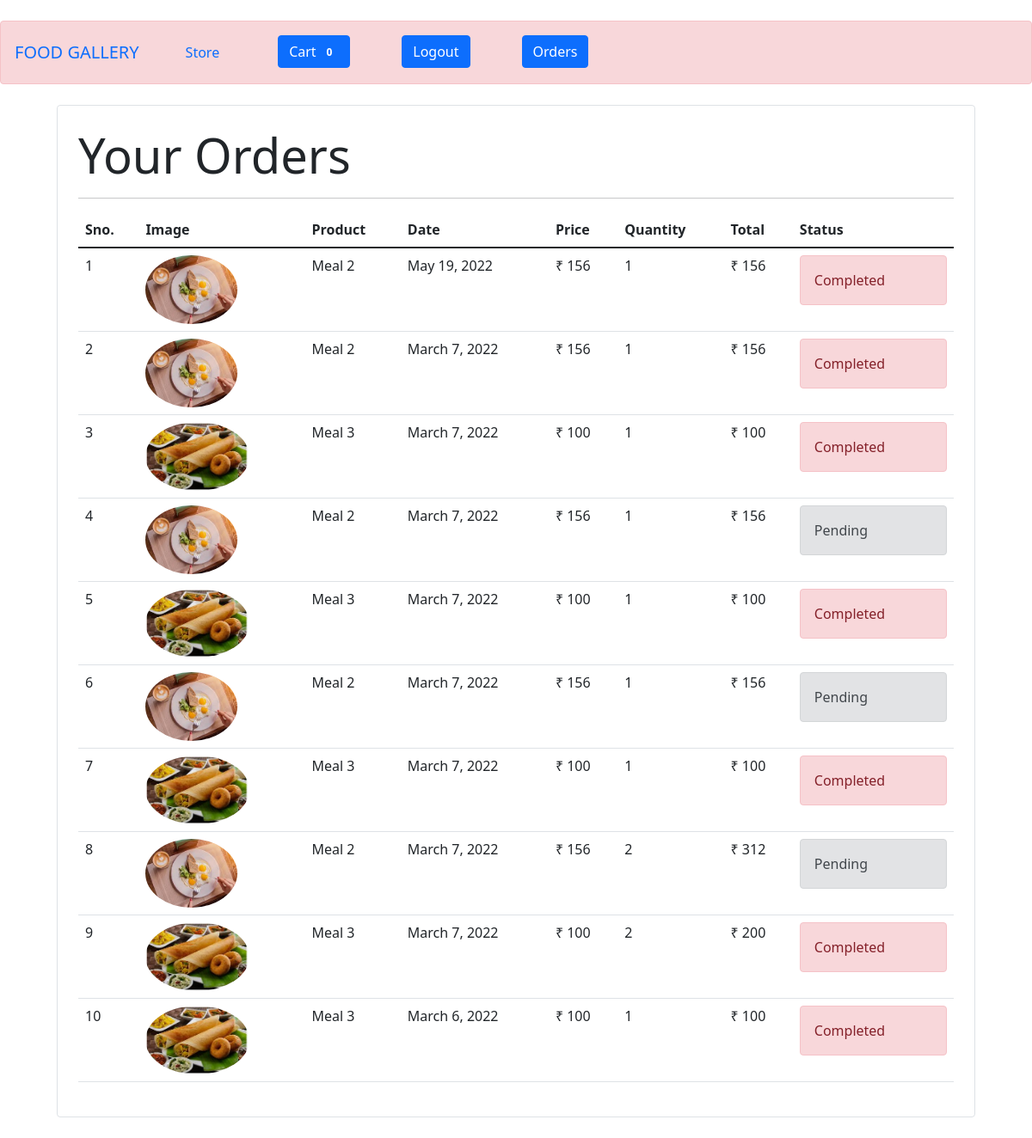
Page /orders (signed in) on the committed database.
### store/models/orders.py (models this page shows, shortened)
class Order(models.Model):
    product = models.ForeignKey(Product,
                                on_delete=models.CASCADE)
    customer = models.ForeignKey(SCustomer,
                                 on_delete=models.CASCADE)
    quantity = models.IntegerField(default=1)
    price = models.IntegerField()
    address = models.CharField(max_length=50, default='', blank=True)
    phone = models.CharField(max_length=50, default='', blank=True)
    date = models.DateField(default=datetime.datetime.today)
    status = models.BooleanField(default=False)
    @staticmethod
    def get_orders_by_customer(customer_id):
        return Order.objects.filter\
            (customer=customer_id).order_by('-date')

### store/models/Product.py (models this page shows, shortened)
class Product(models.Model):
    name = models.CharField(max_length=50)
    price = models.IntegerField(default=0)
    category = models.ForeignKey(Category,
    on_delete=models.CASCADE, default=1)
    description = models.CharField(max_length=200, default='')
    image = models.ImageField(upload_to='uploads/products/')

### store/views/orders.py (the view)
# urls.py: path('orders',OrderView.as_view(),name='orders')
class OrderView(View):
    def get(self , request ):
        customer = request.session.get('customer')
        orders = Order.get_orders_by_customer(customer)
        print(orders)
        return render(request , 'orders.html' , {'orders' : orders})

### store/templatetags/custom_filter.py (called while the page is built)
@register.filter(name='currency')
def currency(number):
    return "₹ "+str(number)

@register.filter(name='multiply')
def multiply(number , number1):
    return number * number1

### store/templates/orders.html
{% extends 'base.html' %}
{% block content %}
{% load cart %}
{% load custom_filter %}
<div class="container">
   <div class="border rounded p-4 m-4">
        <p class="display-4 pl-4 ml-4">Your Orders</p>
        <hr>
        <table class="table">
            <thead>
                <tr>
                    <th>Sno.</th>
                    <th>Image</th>
                    <th>Product</th>
                    <th>Date</th>
                    <th>Price</th>
                    <th>Quantity</th>
                    <th>Total</th>
                    <th>Status</th>
                </tr>
            </thead>
            <tbody>
                {% for order in orders %}
                <tr>
                    <td>{{forloop.counter}}</td>
                    <td><img style="height: 80px;" class="rounded-circle"
            src="{{order.product.image.url}}" alt=""></td>
                    <td>{{order.product.name}}</td>
                    <td>{{order.date}}</td>
                    <td>{{order.price|currency}}</td>
                    <td>{{order.quantity}}</td>
                    <td>{{order.quantity|multiply:order.price|currency}}
                    </td>
                    {% if order.status %}
                    <td><div class="alert alert-danger" role="alert">
                        Completed</div></td>
                    {%else%}
                    <td><div class="alert alert-secondary" role="alert">
                        Pending</div></td>
                    {% endif %}
                </tr>
                {% endfor %}
            </tbody>
        </table>
   </div>
</div>
{% endblock %}

### rows in the picture
Order: product.image (picture), product.name "Meal 2", date "May 19, 2022", price "₹ 156", quantity "1", quantity|multiply "₹ 156", status "Completed"
Order: product.image (picture), product.name "Meal 2", date "March 7, 2022", price "₹ 156", quantity "1", quantity|multiply "₹ 156", status "Completed"
Order: product.image (picture), product.name "Meal 3", date "March 7, 2022", price "₹ 100", quantity "1", quantity|multiply "₹ 100", status "Completed"
Order: product.image (picture), product.name "Meal 2", date "March 7, 2022", price "₹ 156", quantity "1", quantity|multiply "₹ 156", status "Pending"
Order: product.image (picture), product.name "Meal 3", date "March 7, 2022", price "₹ 100", quantity "1", quantity|multiply "₹ 100", status "Completed"
Order: product.image (picture), product.name "Meal 2", date "March 7, 2022", price "₹ 156", quantity "1", quantity|multiply "₹ 156", status "Pending"
Order: product.image (picture), product.name "Meal 3", date "March 7, 2022", price "₹ 100", quantity "1", quantity|multiply "₹ 100", status "Completed"
Order: product.image (picture), product.name "Meal 2", date "March 7, 2022", price "₹ 156", quantity "2", quantity|multiply "₹ 312", status "Pending"
Order: product.image (picture), product.name "Meal 3", date "March 7, 2022", price "₹ 100", quantity "2", quantity|multiply "₹ 200", status "Completed"
Order: product.image (picture), product.name "Meal 3", date "March 6, 2022", price "₹ 100", quantity "1", quantity|multiply "₹ 100", status "Completed"

### other values in the picture
{{ request.session.cart.keys|length }} "0"
